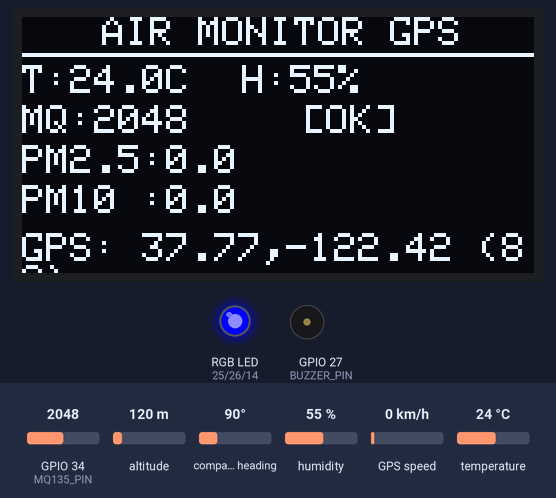
A sketch run on a simulated ESP32. Shown: 128×64 one-colour display, an RGB LED mixed from three pins (HIGH = lit), buzzer (waves = sounding). Inputs (shaded band) come from the test bench; at power-on: GPIO 34 (MQ135_PIN) = 2048, humidity 55 %, temperature 24 °C, altitude 120 m, compass heading 90°, GPS speed 0 km/h. WiFi joins after 1.5 s; servers stay silent unless stated; the GPS gets a fix after 3 s at 37.7749, -122.4194 with 8 satellites; no MQTT or app messages arrive unless stated; what the sketch prints to the serial monitor is not drawn.

Above: at 10.5 s.
10.6 s: GPIO 34 (MQ135_PIN) set to 2050
18.9 s: humidity set to 22 %
At 22.0 s:
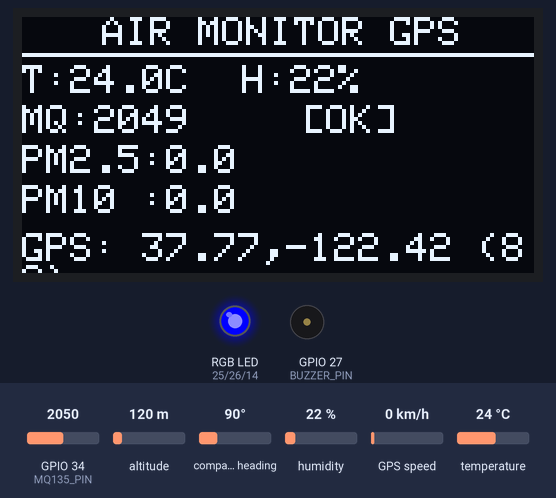
25.9 s: GPIO 34 (MQ135_PIN) set to 2866
At 27.7 s:
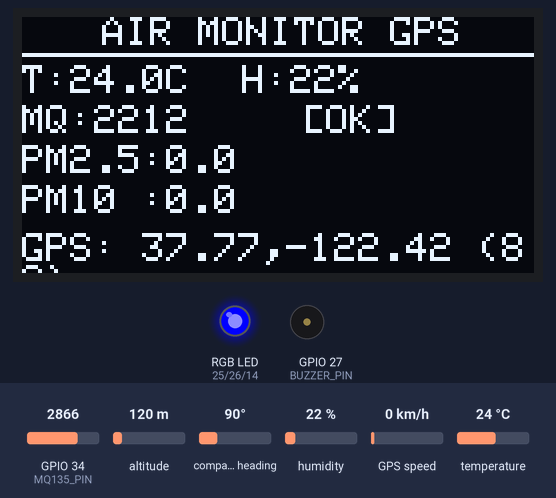
30.9 s: temperature set to 12 °C
At 35.7 s:
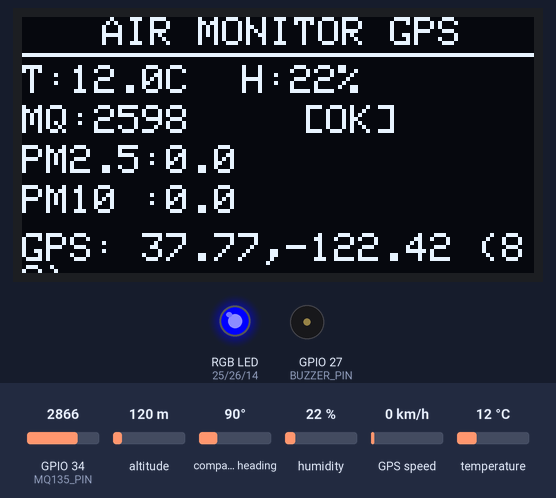
35.8 s: humidity set to 40 %
At 38.1 s:
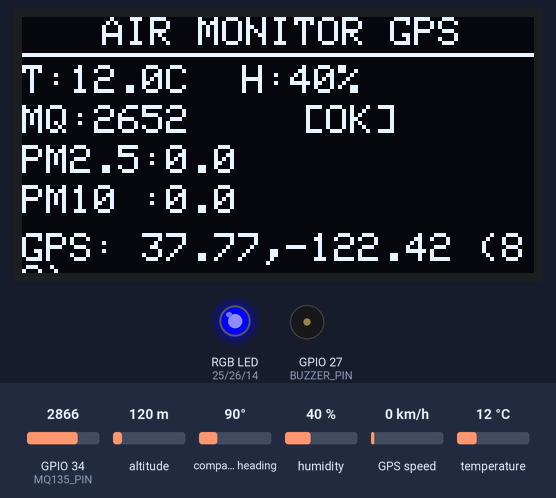
40.9 s: GPIO 34 (MQ135_PIN) set to 3972
At 42.4 s:
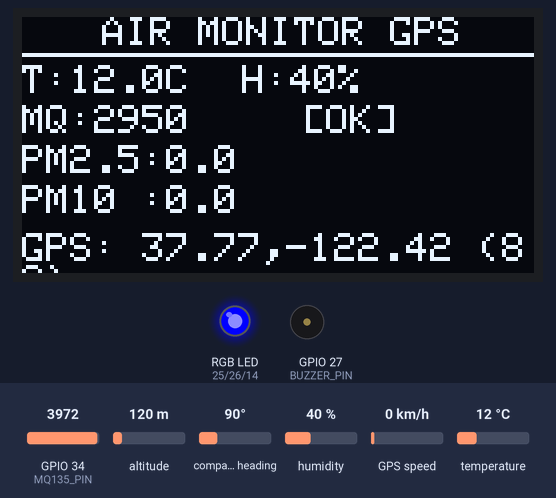
Timing chart, 0 to 45.9 s (numbered marks = the images above; inputs shaded):
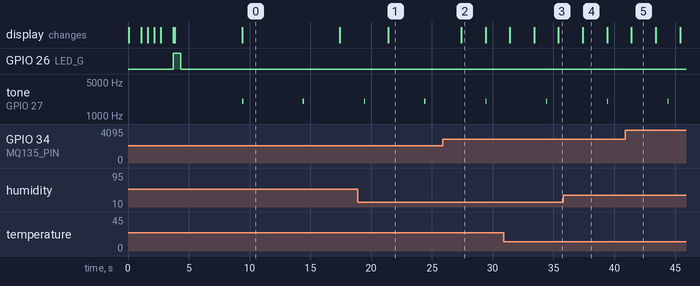

The sketch:

esp32_mqtt.ino
```cpp
#include <WiFi.h>
#include <WiFiClientSecure.h>
#include <PubSubClient.h>
#include <Wire.h>
#include <Adafruit_GFX.h>
#include <Adafruit_SSD1306.h>
#include <DHT.h>
#include <TinyGPS++.h>
#include "secrets.h"

// =====================================================
// WIFI
// =====================================================
const char* ssid     = WIFI_SSID;
const char* password = WIFI_PASSWORD;

// =====================================================
// MQTT BROKER
// =====================================================
const char* MQTT_BROKER    = MQTT_BROKER_HOST;
const int   MQTT_PORT      = MQTT_BROKER_PORT;

const char* MQTT_USER      = MQTT_BROKER_USER;
const char* MQTT_PASSWORD  = MQTT_BROKER_PASSWORD;

const char* MQTT_TOPIC     = "airquality/data";
const char* MQTT_CLIENT_ID = "esp32-air-sensor";

// =====================================================
// OLED
// =====================================================
#define SCREEN_WIDTH  128
#define SCREEN_HEIGHT 64

Adafruit_SSD1306 display(SCREEN_WIDTH, SCREEN_HEIGHT, &Wire, -1);

// =====================================================
// DHT22
// =====================================================
#define DHTPIN  4
#define DHTTYPE DHT22
DHT dht(DHTPIN, DHTTYPE);

// =====================================================
// MQ135
// =====================================================
#define MQ135_PIN 34

// =====================================================
// PMS7003
// =====================================================
#define RXD2 16
#define TXD2 17

// =====================================================
// NEO-6M GPS
// =====================================================
#define RXD1 32
#define TXD1 33

HardwareSerial GPS(1);
TinyGPSPlus gps;

// =====================================================
// RGB LED (COMMON CATHODE)
// =====================================================
#define LED_R 25
#define LED_G 26
#define LED_B 14

// =====================================================
// BUZZER
// =====================================================
#define BUZZER_PIN 27

// =====================================================
// VARIABLES
// =====================================================
float temperature = 0;
float humidity    = 0;
float mqFiltered  = 0;

uint16_t pm1_0 = 0;
uint16_t pm2_5 = 0;
uint16_t pm10  = 0;

float pm25Filtered = 0;
float pm10Filtered = 0;

// Biến GPS
double gpsLat = 0.0;
double gpsLng = 0.0;
bool isGpsFixed = false;
int satellitesCount = 0;

// =====================================================
// FILTER
// =====================================================
const float ALPHA_PM = 0.25;
const float ALPHA_MQ = 0.2;

// =====================================================
// TIMING
// =====================================================
unsigned long lastSensorRead = 0;
unsigned long lastSend       = 0;

const unsigned long SENSOR_INTERVAL = 2000;
const unsigned long SEND_INTERVAL   = 5000;

WiFiClientSecure espClient;
PubSubClient mqttClient(espClient);

// =====================================================
// EMA FILTER
// =====================================================
float emaFilter(float oldValue, float newValue, float alpha) {
  return oldValue + alpha * (newValue - oldValue);
}

// =====================================================
// RGB
// =====================================================
void setColor(bool r, bool g, bool b) {
  digitalWrite(LED_R, r);
  digitalWrite(LED_G, g);
  digitalWrite(LED_B, b);
}

// =====================================================
// PMS7003
// =====================================================
bool readPMS7003() {
  static uint8_t buffer[32];
  while (Serial2.available() > 0) {
    if (Serial2.read() != 0x42) continue;
    unsigned long timeout = millis();
    while (Serial2.available() < 31) {
      if (millis() - timeout > 100) return false;
    }
    if (Serial2.read() != 0x4D) continue;

    buffer[0] = 0x42;
    buffer[1] = 0x4D;
    size_t len = Serial2.readBytes(&buffer[2], 30);
    if (len != 30) continue;

    uint16_t checksum = 0;
    for (int i = 0; i < 30; i++) checksum += buffer[i];
    uint16_t frameChecksum = (buffer[30] << 8) | buffer[31];
    if (checksum != frameChecksum) continue;

    pm1_0 = (buffer[10] << 8) | buffer[11];
    pm2_5 = (buffer[12] << 8) | buffer[13];
    pm10  = (buffer[14] << 8) | buffer[15];

    if (pm25Filtered == 0) {
      pm25Filtered = pm2_5;
      pm10Filtered = pm10;
    } else {
      pm25Filtered = emaFilter(pm25Filtered, pm2_5, ALPHA_PM);
      pm10Filtered = emaFilter(pm10Filtered, pm10,  ALPHA_PM);
    }
    return true;
  }
  return false;
}

// =====================================================
// MQ135
// =====================================================
void readMQ135() {
  long sum = 0;
  for (int i = 0; i < 10; i++) sum += analogRead(MQ135_PIN);
  float raw = sum / 10.0;
  if (mqFiltered == 0) {
    mqFiltered = raw;
  } else {
    mqFiltered = emaFilter(mqFiltered, raw, ALPHA_MQ);
  }
}

// =====================================================
// NEO-6M GPS READ (CẢI TIẾN LỌC SAI SỐ BẰNG HDOP)
// =====================================================
void readGPS() {
  while (GPS.available()) {
    gps.encode(GPS.read());
    yield();
  }

  satellitesCount = gps.satellites.value();

  // KIỂM TRA CHẶT CHẼ: Có tọa độ + Có dữ liệu HDOP + HDOP < 2.0 (Sai số phương ngang thấp) + Ít nhất 4 vệ tinh
  if (gps.location.isValid() &&
      gps.hdop.isValid() &&
      gps.hdop.value() < 500 &&
      satellitesCount >= 4) {

    isGpsFixed = true;
    gpsLat = gps.location.lat();
    gpsLng = gps.location.lng();
  } else {
    // Nếu rớt các điều kiện trên, ta coi như mất Fix để bảo vệ tính chính xác của dữ liệu
    isGpsFixed = false;
  }
}

// =====================================================
// OLED HELPERS
// =====================================================
void oledStatus(const char* line1, const char* line2 = "", const char* line3 = "") {
  display.clearDisplay();
  display.setTextSize(1);
  display.setTextColor(WHITE);
  display.setCursor(0, 10);  display.println(line1);
  display.setCursor(0, 26);  display.println(line2);
  display.setCursor(0, 42);  display.println(line3);
  display.display();
}

void drawDisplay() {
  display.clearDisplay();
  display.setTextSize(1);
  display.setTextColor(WHITE);

  // HEADER
  display.setCursor(20, 0);
  display.println("AIR MONITOR GPS");

  // DIVIDER
  display.drawLine(0, 9, 127, 9, WHITE);

  // DHT22
  display.setCursor(0, 12);
  display.print("T:"); display.print(temperature, 1); display.print("C");
  display.setCursor(55, 12);
  display.print("H:"); display.print(humidity, 0); display.print("%");

  // MQ135 & MQTT Status
  display.setCursor(0, 22);
  display.print("MQ:"); display.print((int)mqFiltered);
  display.setCursor(70, 22);
  display.print(mqttClient.connected() ? "[OK]" : "[ERR]");

  // PMS7003
  display.setCursor(0, 32); display.print("PM2.5:"); display.print(pm25Filtered, 1);
  display.setCursor(0, 42); display.print("PM10 :"); display.print(pm10Filtered, 1);

  // GPS DISPLAY
  display.setCursor(0, 54);
  if (isGpsFixed) {
    display.print("GPS: ");
    display.print(gpsLat, 2);
    display.print(",");
    display.print(gpsLng, 2);
    display.print(" ("); display.print(satellitesCount); display.print("S)");
  } else {
    display.print("GPS: Wait Fix (");
    display.print(satellitesCount);
    display.print(")");
  }

  display.display();
}

// =====================================================
// WIFI & MQTT CONNECT
// =====================================================
void connectWiFi() {
  oledStatus("Connecting WiFi...", ssid);
  WiFi.begin(ssid, password);
  int dots = 0;
  while (WiFi.status() != WL_CONNECTED) {
    delay(500);
    char dotStr[16] = "";
    for (int i = 0; i < (dots % 4); i++) strcat(dotStr, ".");
    oledStatus("Connecting WiFi", ssid, dotStr);
    dots++;
  }
  char ipStr[24];
  WiFi.localIP().toString().toCharArray(ipStr, sizeof(ipStr));
  oledStatus("WiFi Connected!", ipStr);
  delay(1000);
  setColor(LOW, HIGH, LOW);
}

void connectMQTT() {
  oledStatus("Connecting MQTT...", MQTT_BROKER);
  int attempt = 0;
  while (!mqttClient.connected()) {
    attempt++;
    char attemptStr[24];
    snprintf(attemptStr, sizeof(attemptStr), "Attempt #%d", attempt);
    oledStatus("Connecting MQTT...", MQTT_BROKER, attemptStr);

    if (mqttClient.connect(MQTT_CLIENT_ID, MQTT_USER, MQTT_PASSWORD)) {
      oledStatus("MQTT Connected!", MQTT_BROKER, MQTT_TOPIC);
      delay(500);
      setColor(LOW, LOW, HIGH);
    } else {
      setColor(HIGH, LOW, LOW);
      delay(3000);
    }
  }
}

// =====================================================
// PUBLISH MQTT
// =====================================================
void publishMQTT() {
  if (WiFi.status() != WL_CONNECTED) { connectWiFi(); return; }
  if (!mqttClient.connected()) { connectMQTT(); }

  char payload[224];
  // Thêm "ts" (timestamp dùng millis) để theo dõi khoảng thời gian gửi log dữ liệu
  snprintf(payload, sizeof(payload),
    "{\"ts\":%lu,\"pm25\":%.1f,\"pm10\":%.1f,\"temp\":%.1f,\"hum\":%.1f,\"mq\":%.1f,\"gps_fix\":%d,\"lat\":%.6f,\"lng\":%.6f}",
    millis(), pm25Filtered, pm10Filtered, temperature, humidity, mqFiltered, (isGpsFixed ? 1 : 0), gpsLat, gpsLng
  );

  bool ok = mqttClient.publish(MQTT_TOPIC, payload);
  Serial.println("==========");
  Serial.println(payload);
  Serial.print("MQTT publish: "); Serial.println(ok ? "OK" : "FAILED");

  if (ok) {
    setColor(LOW, LOW, HIGH);
    tone(BUZZER_PIN, 2000, 100);
  } else {
    setColor(HIGH, LOW, LOW);
    tone(BUZZER_PIN, 1000, 300);
  }
}

// =====================================================
// SETUP
// =====================================================
void setup() {
  Serial.begin(115200);

  // PMS7003 UART (Serial2)
  Serial2.begin(9600, SERIAL_8N1, RXD2, TXD2);

  // NEO-6M GPS UART (HardwareSerial)
  GPS.begin(9600, SERIAL_8N1, RXD1, TXD1);

  dht.begin();
  pinMode(MQ135_PIN, INPUT);
  pinMode(LED_R, OUTPUT); pinMode(LED_G, OUTPUT); pinMode(LED_B, OUTPUT);
  pinMode(BUZZER_PIN, OUTPUT);

  if (!display.begin(SSD1306_SWITCHCAPVCC, 0x3C)) {
    Serial.println("OLED init FAILED!");
    while (1);
  }

  display.clearDisplay(); display.display();
  oledStatus("AIR QUALITY AI", "Initializing...", "v1.3 (Optimized)");
  delay(1000);

  connectWiFi();
  espClient.setInsecure();
  mqttClient.setServer(MQTT_BROKER, MQTT_PORT);
  connectMQTT();

  delay(5000);
  Serial.println("SYSTEM READY");
}

// =====================================================
// LOOP
// =====================================================
void loop() {

  if (!mqttClient.connected()) { connectMQTT(); }
  mqttClient.loop();

  // Đọc GPS liên tục ở đầu loop
  readGPS();

  unsigned long currentMillis = millis();

  // READ SENSORS & UPDATE OLED
  if (currentMillis - lastSensorRead >= SENSOR_INTERVAL) {
    lastSensorRead = currentMillis;

    readPMS7003();

    float t = dht.readTemperature();
    float h = dht.readHumidity();
    if (!isnan(t) && !isnan(h)) {
      temperature = t;
      humidity    = h;
    }

    readMQ135();
    drawDisplay();

    Serial.print("PM2.5: "); Serial.print(pm25Filtered);
    Serial.print(" | MQ: "); Serial.print(mqFiltered);
    Serial.print(" | Satellites: "); Serial.println(satellitesCount);
    Serial.print(" | HDOP: "); Serial.println(gps.hdop.hdop());
  }

  // PUBLISH MQTT
  if (currentMillis - lastSend >= SEND_INTERVAL) {
    lastSend = currentMillis;
    publishMQTT();
  }
}
```

secrets.example.h
```cpp
#pragma once

// Copy this file to secrets.h and fill in your real values.
// secrets.h is ignored by git.

#define WIFI_SSID "your-wifi-ssid"
#define WIFI_PASSWORD "your-wifi-password"

#define MQTT_BROKER_HOST "your-broker-host"
#define MQTT_BROKER_PORT 8883
#define MQTT_BROKER_USER "your-mqtt-username"
#define MQTT_BROKER_PASSWORD "your-mqtt-password"
```

Measured:
- after the input at 18.9 s, the display: changes after 2.5 s (image 1)
- after the input at 25.9 s, the display: changes after 1.5 s (image 2)
- what the display in image 2 shows lasts 2.0 s, from 27.4 s to 29.4 s
